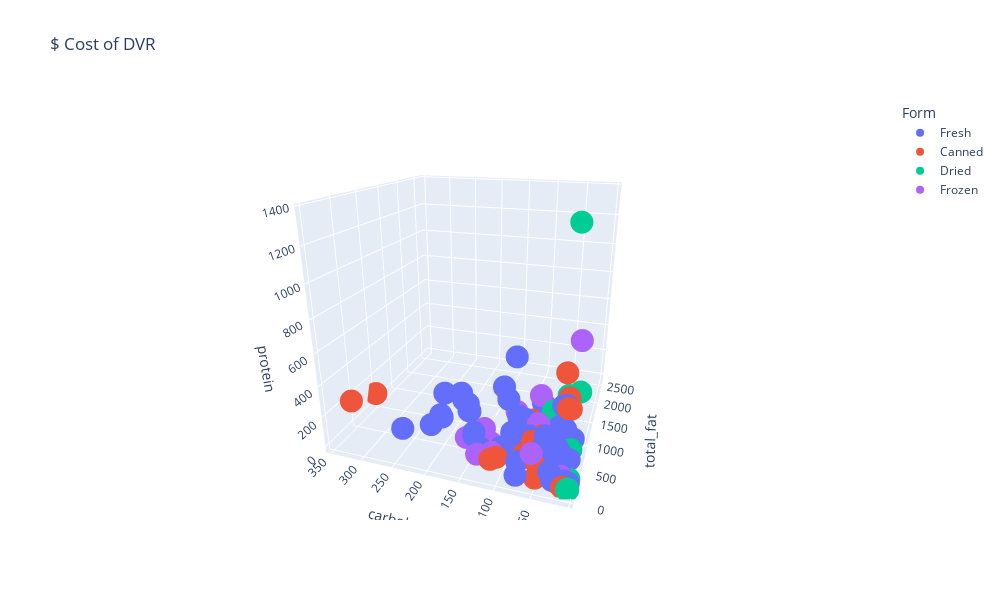

Notebook cell for this chart:
### Code cell
fat_carb_pro = combined_dv.pivot_table(values='cost_of_entire_DV'
                        ,index=['Item','Form']
                        ,columns=['variable']
                    )[['total_fat','carbohydrate','protein']].reset_index()


px.scatter_3d(fat_carb_pro
               , x="total_fat"
               , y="carbohydrate"
               , z='protein'
               , color = 'Form'
               , width=1000, height=600
               , hover_name='Item'
              ,title='$ Cost of DVR'
           # , labels={'amount':nutrient}
          )

### Figure 1 — Plotly figure (JSON) as saved in the notebook; plotly's stock layout.template omitted (floating-point values rounded to 4 significant figures)
{"data": [{"hovertemplate": "<b>%{hovertext}</b><br><br>Form=Fresh<br>total_fat=%{x}<br>carbohydrate=%{y}<br>protein=%{z}<extra></extra>", "hovertext": ["Acorn squash", "Apples", "Apricots", "Artichoke", "Avocados", "Bananas", "Blackberries", "Blueberries", "Broccoli florets", "Broccoli heads", "Brussels sprouts", "Butternut squash", "Cabbage, green", "Cabbage, red", "Cantaloupe", "Carrots, baby", "Carrots, cooked whole", "Carrots, raw whole", "Cauliflower florets", "Cauliflower heads", "Celery sticks", "Celery, trimmed bunches", "Cherries", "Clementines", "Collard greens", "Corn", "Cucumbers with peel", "Cucumbers without peel", "Grapefruit", "Grapes", "Green beans", "Green peppers", "Honeydew", "Kale", "Kiwi", "Lettuce, iceberg", "Lettuce, romaine, heads", "Lettuce, romaine, hearts", "Mangos", "Mushrooms, sliced", "Mushrooms, whole", "Nectarines", "Okra", "Onions", "Oranges", "Papaya", "Peaches", "Pears", "Pineapple", "Plum", "Pomegranate", "Radish", "Raspberries", "Red peppers", "Spinach, boiled", "Spinach, eaten raw", "Strawberries", "Sweet potatoes", "Tomatoes, large round", "Tomatoes, roma & plum", "Turnip greens", "Watermelon", "Zucchini"], "legendgroup": "Fresh", "marker": {"color": "#636efa", "symbol": "circle"}, "mode": "markers", "name": "Fresh", "scene": "scene", "showlegend": true, "type": "scatter3d", "x": [920.7, 761.8, 578.5, 854.6, 13.57, 136.5, 426.7, 407.0, 428.8, 449.8, 419.6, 961.3, 383.6, 428.4, 224.9, 991.8, 339.4, 339.4, 932.3, 514.0, 937.6, 383.8, 1114.0, 540.0, 348.7, 114.1, 930.8, 465.4, 912.2, 322.9, 837.1, 498.1, 706.4, 271.0, 454.5, 776.3, 475.8, 669.9, 224.5, 1158.0, 1096.0, 495.6, 1552.0, 760.6, 504.6, 335.5, 446.3, 1031.0, 443.4, 527.6, 145.3, 1230.0, 1726.0, 562.0, 778.4, 583.8, 670.8, 873.4, 834.7, 501.0, 628.6, 140.6, 302.0], "y": [31.15, 30.3, 73.36, 57.34, 73.99, 6.32, 168.2, 93.24, 265.2, 110.4, 104.2, 28.99, 60.01, 40.99, 19.44, 42.44, 29.12, 24.98, 180.2, 99.33, 222.6, 91.13, 68.12, 31.68, 136.1, 27.57, 90.4, 151.9, 36.99, 32.91, 84.68, 75.7, 27.4, 80.66, 39.52, 92.15, 153.0, 215.4, 21.14, 201.5, 190.7, 49.69, 146.9, 32.11, 26.7, 32.8, 49.49, 30.44, 12.24, 48.86, 32.87, 127.6, 131.8, 98.57, 219.6, 226.8, 92.38, 15.31, 177.1, 76.61, 93.25, 13.13, 137.0], "z": [73.77, 283.2, 105.9, 33.51, 54.38, 24.08, 358.2, 171.1, 43.35, 39.8, 52.74, 61.62, 25.92, 38.41, 34.33, 99.34, 57.26, 46.79, 77.08, 42.49, 174.2, 71.32, 166.5, 81.45, 44.4, 29.14, 91.79, 101.1, 90.86, 129.8, 58.64, 74.26, 83.85, 36.95, 101.5, 55.29, 74.39, 104.7, 70.2, 77.85, 73.68, 89.92, 103.1, 52.63, 64.56, 137.3, 94.32, 203.9, 52.65, 144.9, 66.92, 116.0, 296.4, 109.2, 50.4, 52.34, 192.5, 35.66, 112.4, 53.67, 80.59, 29.54, 28.58]}, {"hovertemplate": "<b>%{hovertext}</b><br><br>Form=Canned<br>total_fat=%{x}<br>carbohydrate=%{y}<br>protein=%{z}<extra></extra>", "hovertext": ["Apples, applesauce", "Apricots, packed in juice", "Apricots, packed in syrup or water", "Asparagus", "Beets", "Black beans", "Blackeye peas", "Cabbage, sauerkraut", "Carrots", "Cherries, packed in syrup or water", "Collard greens", "Fruit cocktail, packed in juice", "Fruit cocktail, packed in syrup or water", "Great northern beans", "Green beans", "Green peas", "Kidney beans", "Lima beans", "Navy beans", "Olives", "Peaches, packed in juice", "Peaches, packed in syrup or water", "Pears, packed in juice", "Pears, packed in syrup or water", "Pineapple, packed in juice", "Pineapple, packed in syrup or water", "Pinto beans", "Potatoes", "Pumpkin", "Spinach", "Tomatoes", "Turnip greens"], "legendgroup": "Canned", "marker": {"color": "#EF553B", "symbol": "circle"}, "mode": "markers", "name": "Canned", "scene": "scene", "showlegend": true, "type": "scatter3d", "x": [623.6, null, null, 929.1, 989.4, 267.3, 134.9, 1000.0, 661.9, null, 116.1, null, 1243.0, 196.9, 377.0, 215.6, 131.7, 546.2, 204.6, 45.4, null, null, 1525.0, null, 1119.0, 1097.0, 92.81, 575.6, 524.5, 239.4, 308.6, 271.2], "y": [20.88, 50.52, 46.74, 347.7, 48.38, 17.08, 20.93, 82.39, 57.08, 77.44, 50.71, 51.04, 30.69, 13.21, 73.76, 31.06, 15.95, 25.83, 14.11, 316.6, 48.1, 36.66, 41.54, 36.53, 25.24, 28.13, 13.78, 25.18, 68.57, 118.1, 54.74, 110.3], "z": [314.1, null, 175.6, 82.26, 69.69, 8.525, 10.94, 70.46, 92.56, 321.9, 19.22, null, 194.3, 6.849, 56.28, 17.25, 8.0, 14.2, 6.967, 307.1, 160.6, 203.3, 287.4, 447.2, 155.7, 191.7, 7.867, 41.64, 91.69, 28.58, 50.44, 38.34]}, {"hovertemplate": "<b>%{hovertext}</b><br><br>Form=Dried<br>total_fat=%{x}<br>carbohydrate=%{y}<br>protein=%{z}<extra></extra>", "hovertext": ["Black beans", "Blackeye peas", "Cranberries", "Dates", "Figs", "Grapes (raisins)", "Kidney beans", "Lentils", "Navy beans", "Pinto beans", "Plum (prunes)"], "legendgroup": "Dried", "marker": {"color": "#00cc96", "symbol": "circle"}, "mode": "markers", "name": "Dried", "scene": "scene", "showlegend": true, "type": "scatter3d", "x": [97.91, 342.9, 329.8, 1630.0, 962.9, 589.7, 251.6, 87.71, 77.7, 84.06, 1430.0], "y": [6.022, 25.68, 15.45, 20.43, 48.82, 13.15, 7.913, 7.174, 6.764, 5.686, 35.21], "z": [3.21, 29.8, 1368.0, 133.8, 172.2, 64.11, 3.601, 3.399, 3.346, 3.019, 154.5]}, {"hovertemplate": "<b>%{hovertext}</b><br><br>Form=Frozen<br>total_fat=%{x}<br>carbohydrate=%{y}<br>protein=%{z}<extra></extra>", "hovertext": ["Blackberries", "Blueberries", "Broccoli", "Brussels sprouts", "Carrots", "Cauliflower", "Collard greens", "Green beans", "Green peas", "Kale", "Lima beans", "Mustard greens", "Okra", "Peaches", "Potatoes, french fries", "Raspberries", "Spinach", "Turnip greens"], "legendgroup": "Frozen", "marker": {"color": "#ab63fa", "symbol": "circle"}, "mode": "markers", "name": "Frozen", "scene": "scene", "showlegend": true, "type": "scatter3d", "x": [709.1, null, 1232.0, 511.2, 211.7, 691.5, 370.9, 664.1, 430.8, 331.6, 452.7, 501.5, 482.6, 2642.0, 199.1, 1050.0, 277.3, 505.7], "y": [63.81, 69.0, 113.3, 88.34, 59.21, 145.7, 76.11, 78.4, 50.52, 119.3, 26.81, 165.6, 76.99, 38.84, 18.22, 70.24, 139.3, 127.0], "z": [154.1, null, 35.55, 35.56, 132.2, 57.84, 33.13, 58.53, 23.81, 39.96, 15.38, 41.23, 54.92, 268.8, 32.23, 236.8, 29.38, 34.86]}], "layout": {"height": 600, "legend": {"title": {"text": "Form"}, "tracegroupgap": 0}, "scene": {"aspectmode": "auto", "aspectratio": {"x": 1, "y": 1, "z": 1}, "camera": {"center": {"x": 0, "y": 0, "z": 0}, "eye": {"x": -1.934, "y": -0.6497, "z": 0.7662}, "projection": {"type": "perspective"}, "up": {"x": 0, "y": 0, "z": 1}}, "domain": {"x": [0, 1], "y": [0, 1]}, "xaxis": {"title": {"text": "total_fat"}, "type": "linear"}, "yaxis": {"title": {"text": "carbohydrate"}, "type": "linear"}, "zaxis": {"title": {"text": "protein"}, "type": "linear"}}, "title": {"text": "$ Cost of DVR"}, "width": 1000}}
